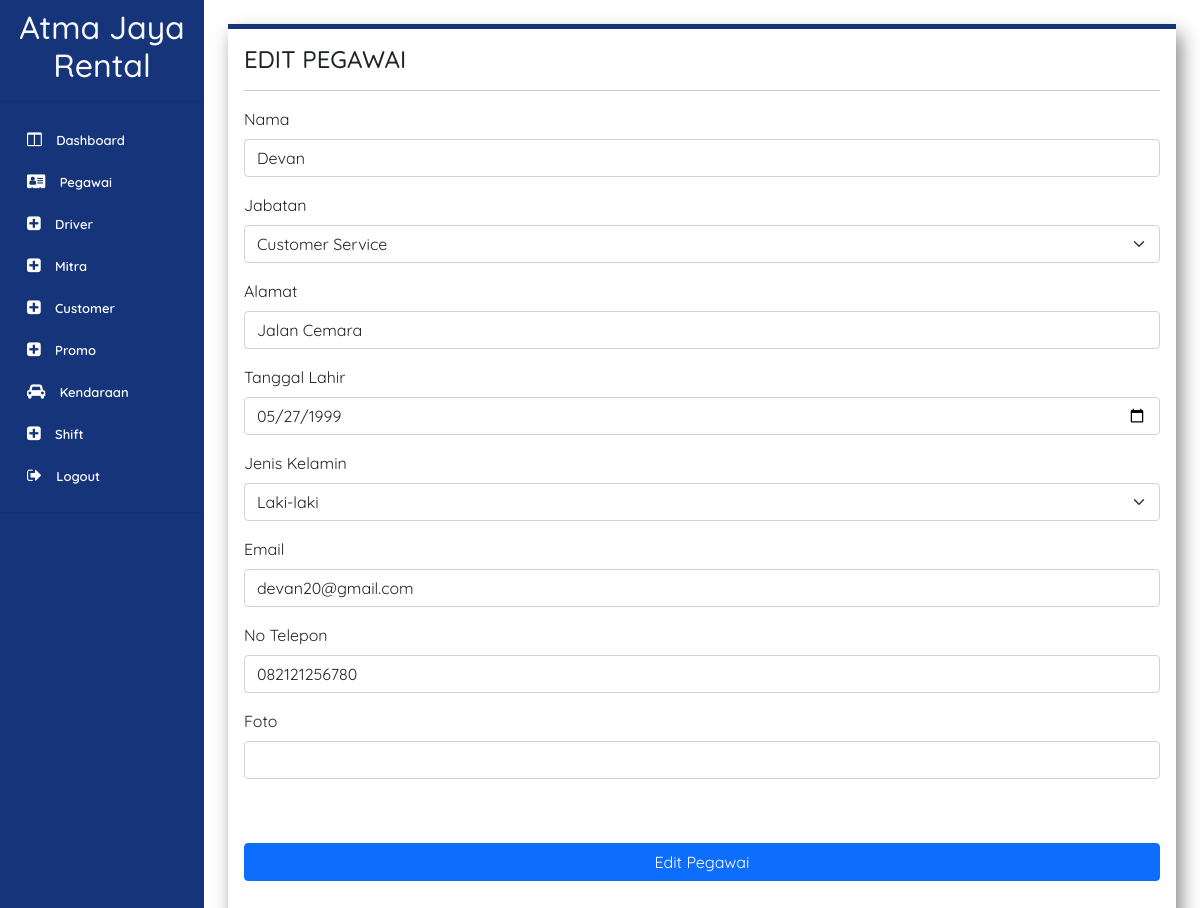
The page /page/editPegawaiPage.php?id=00001 (signed in) on the database its author committed.
### tables this page shows
CREATE TABLE `pegawai` (
  `ID_PEGAWAI` int(5) UNSIGNED ZEROFILL NOT NULL,
  `NAMA_PEGAWAI` varchar(100) DEFAULT NULL,
  `JABATAN_PEGAWAI` varchar(15) NOT NULL,
  `ALAMAT_PEGAWAI` varchar(100) DEFAULT NULL,
  `TANGGAL_LAHIR_PEGAWAI` date DEFAULT NULL,
  `JENIS_KELAMIN_PEGAWAI` varchar(100) DEFAULT NULL,
  `EMAIL_PEGAWAI` varchar(100) DEFAULT NULL,
  `PASSWORD_PEGAWAI` varchar(150) NOT NULL,
  `NO_TELP_PEGAWAI` char(15) DEFAULT NULL,
  `FOTO_PEGAWAI` varchar(255) DEFAULT NULL
);

### page/editPegawaiPage.php (the view, shortened to what this page needs)
<?php
 include '../component/sidebarAdmin.php';
?>
<?php
  $id_pegawai = $_GET['id'];
  $pegawai = mysqli_query($con, "SELECT * FROM pegawai WHERE id_pegawai = '$id_pegawai'") or die(mysqli_error($con));
  $data = mysqli_fetch_array($pegawai);
echo'
<!doctype html>
<html lang="en">
  <head>
    <link href="https://cdn.jsdelivr.net/npm/bootstrap@5.0.2/dist/css/bootstrap.min.css" rel="stylesheet">
    <link href="style.css" rel="stylesheet">
  </head>
 <div class="container p-3 m-4 h-100" style="background-color: #FFFFFF; border-top: 5px solid #17337A;  box-shadow: 5px 10px 18px #888888;" >
    <h4 >EDIT PEGAWAI</h4>
    <hr>
    <form action="../process/editPegawaiProcess.php?id='.$data[0].'" method="post">
    <div class="mb-3">
          <label for="exampleInputEmail1" class="form-label">Nama</label>
          <input class="form-control" id="nama_pegawai" required name="nama_pegawai" aria-describedby="emailHelp" value = "'.$data[1].'">
    </div>
    <div class="mb-3">
    <label for="exampleInputEmail1" class="form-label">Jabatan</label>
        <select class="form-select" aria-label="Default select example" name="jabatan_pegawai" id="jabatan_pegawai" value = "'.$data[2].'">
            <option value="CS">Customer Service</option>
        </select>
    </div>
    <div class="mb-3">
    <label for="exampleInputEmail1" class="form-label">Alamat </label>
    <input class="form-control" id="alamat_pegawai" required name="alamat_pegawai" aria-describedby="emailHelp" value = "'.$data[3].'">
    </div>
    <div class="mb-3">
          <label for="exampleInputEmail1" class="form-label">Tanggal Lahir</label>
          <input type="date" class="form-control" id="tanggal_lahir_pegawai" required name="tanggal_lahir_pegawai" aria-describedby="emailHelp" value = "'.$data[4].'">
    </div>
    <div class="mb-3">
        <label for="exampleInputEmail1" class="form-label">Jenis Kelamin</label>
        <select class="form-select" aria-label="Default select example" name="jenis_kelamin_pegawai" id="jenis_kelamin_pegawai" value = "'.$data[5].'">
        <option value="Laki-laki">Laki-laki</option>
        </select>
    </div>
    <div class="mb-3">
          <label for="exampleInputEmail1" class="form-label">Email</label>
          <input type="email" class="form-control" id="email_pegawai" required name="email_pegawai" aria-describedby="emailHelp" value = "'.$data[6].'">
    </div>
    <div class="mb-3">
          <label for="exampleInputEmail1" class="form-label">No Telepon</label>
          <input class="form-control" id="no_telp_pegawai" required name="no_telp_pegawai" aria-describedby="emailHelp" value = "'.$data[8].'">
    </div>
    <div class="mb-3">
    <label for="exampleInputEmail1" class="form-label">Foto</label>
    <input class="form-control" id="foto_pegawai" name="foto_pegawai" aria-describedby="emailHelp" value = "'.$data[9].'">
    </div>
          <br><br>
        <div class="d-grid gap-2">
            <button type="submit" class="btn btn-primary" name="editPegawai">Edit Pegawai</button>
        </div>
        <br>
 </form>
 </div>
 </aside>
</body>
</html>
  '
?>

### style/style.css (style rules this page uses)
* { font-family: 'Quicksand', sans-serif; }

### component/sidebarAdmin.php (style rules this page uses)
* { font-family: "Quicksand", sans-serif; }

### rows shown on the page
pegawai: nama_pegawai "Devan", jabatan_pegawai "Customer Service", alamat_pegawai "Jalan Cemara", tanggal_lahir_pegawai "05/27/1999", jenis_kelamin_pegawai "Laki-laki", email_pegawai "devan20@gmail.com", no_telp_pegawai "082121256780"
